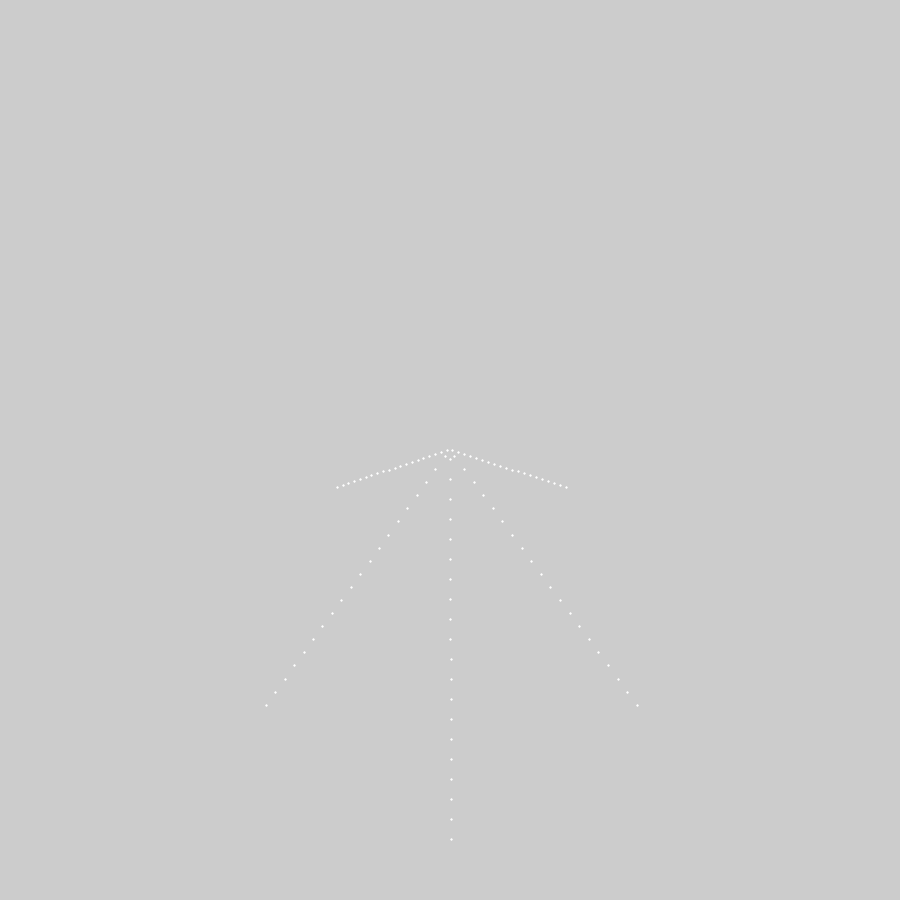
Frame 1 (no input)
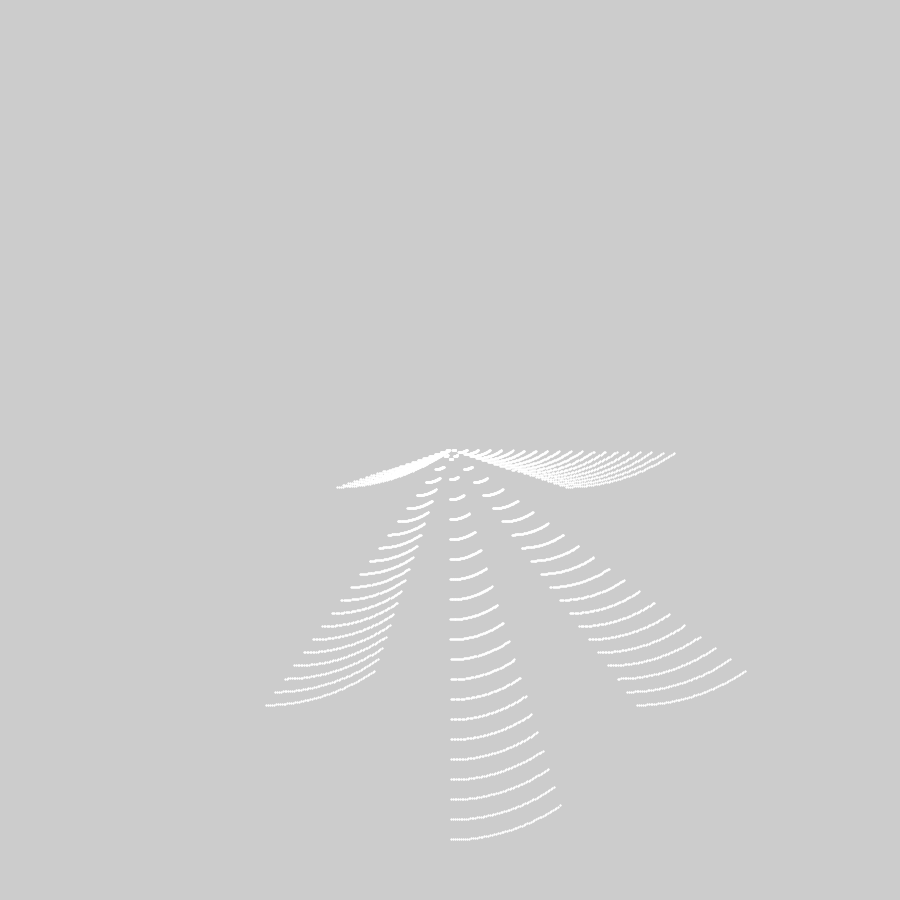
Frame 60 (the mouse pressed at the canvas centre just before this capture)
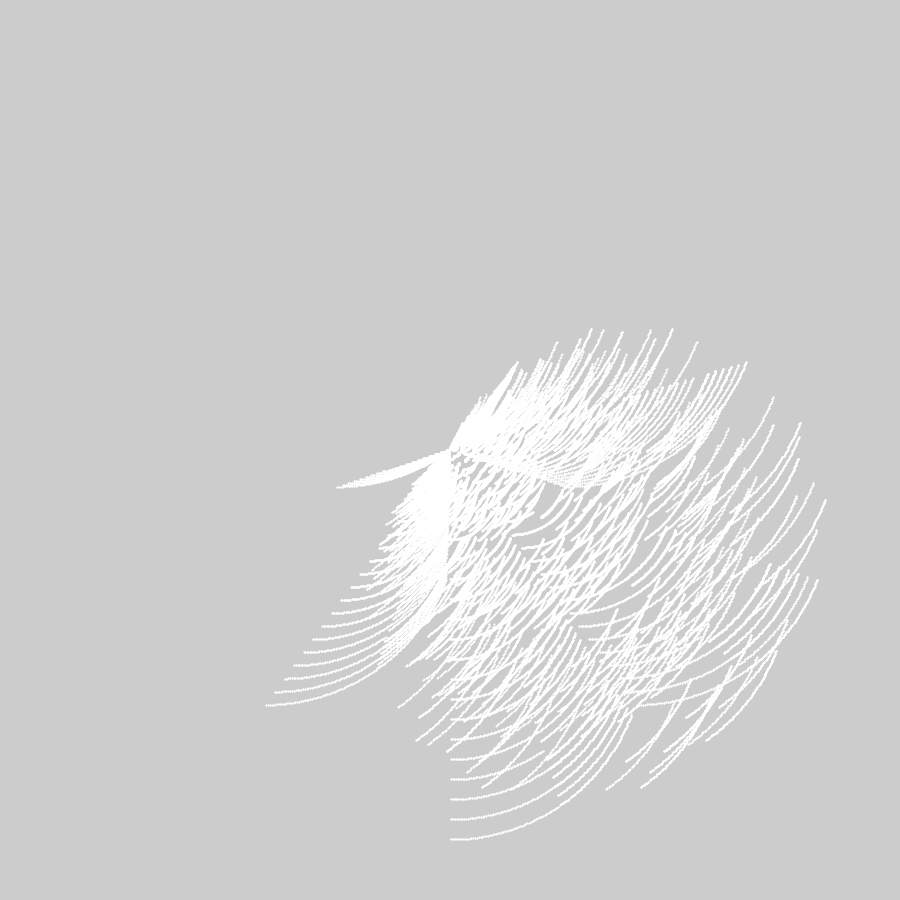
Frame 120 (the mouse held since frame 60 and released just before this capture)

The Processing sketch that drew these frames (run headless with seeded random() and noise(); from frame 60 on, the mouse is pressed at the canvas centre):

// Processing sketch: weird_cone_moving_around_its_apex
// ── weird_cone_moving_around_its_apex.pde
float i, n, p, x, y, t, k;
void setup() {
  size(900, 900);
  strokeWeight(2);
  stroke(255);
}

void draw() {
  t += 0.01;
  k = map(mouseX, 0, width, 10, 100);
  clear();
  translate(width/2, height/2);
  for (n= 0; n < 200; n += 5) {
    for (i = 0; i < k; i++) {
      p = ( i + i) / (n % k);
      x = n * (sin(TAU * p) + sin(t));
      y = n * (cos(TAU * p) + cos(t));
      point(x, y);
    }
  }
}
